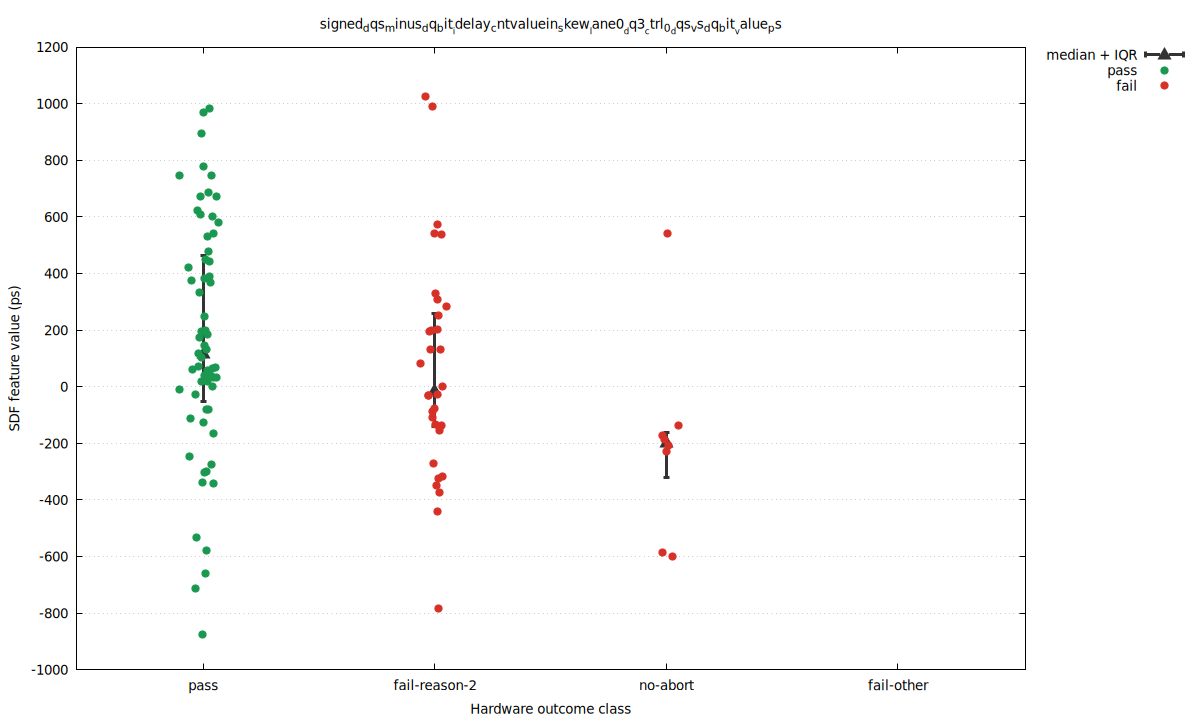

This chart was generated by the following gnuplot code:
set terminal pngcairo size 1200,720 enhanced font 'DejaVu Sans,10'
set output 'signed_baseline_seed_31_60_skew_signed_dqs_minus_dq_bit_idelay_cntvaluein_skew_lane0_dq3_ctrl_0_dqs_vs_dq_bit_.png'
set datafile separator comma
set key outside right top
set grid ytics
set xrange [0.45:4.55]
set xtics ('pass' 1, 'fail-reason-2' 2, 'no-abort' 3, 'fail-other' 4)
set xlabel 'Hardware outcome class'
set ylabel 'SDF feature value (ps)'
set title 'signed_dqs_minus_dq_bit__idelay_cntvaluein_skew__lane0__dq3__ctrl_0__dqs_vs_dq_bit__value_ps'
plot \
  'signed_baseline_seed_31_60_skew_signed_dqs_minus_dq_bit_idelay_cntvaluein_skew_lane0_dq3_ctrl_0_dqs_vs_dq_bit_.summary.dat' using 1:4:3:5 with yerrorbars pt 9 ps 1.5 lw 3 lc rgb '#333333' title 'median + IQR', \
  'signed_baseline_seed_31_60_skew_signed_dqs_minus_dq_bit_idelay_cntvaluein_skew_lane0_dq3_ctrl_0_dqs_vs_dq_bit_.dat' using 1:4 with points pt 7 ps 1.2 lc rgb '#1a9850' title 'pass', \
  'signed_baseline_seed_31_60_skew_signed_dqs_minus_dq_bit_idelay_cntvaluein_skew_lane0_dq3_ctrl_0_dqs_vs_dq_bit_.dat' using 1:5 with points pt 7 ps 1.2 lc rgb '#d73027' title 'fail'
